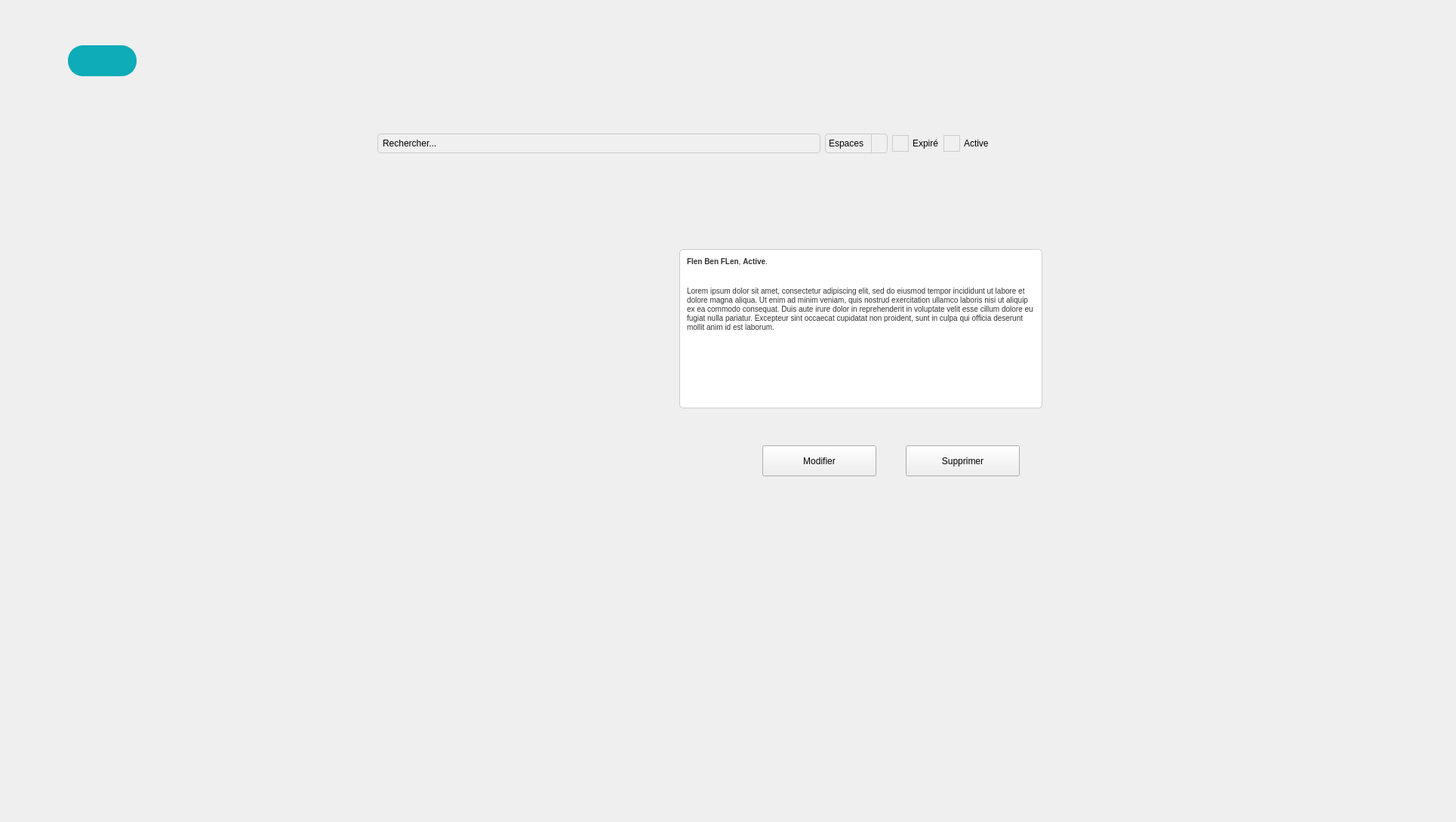
        <widget class="QWidget" name="Reservations">
         <attribute name="title">
          <string>Réservations</string>
         </attribute>
         <widget class="QLabel" name="afficherBackgroundImage">
          <property name="enabled">
           <bool>true</bool>
          </property>
          <property name="geometry">
           <rect>
            <x>0</x>
            <y>0</y>
            <width>1920</width>
            <height>1080</height>
           </rect>
          </property>
          <property name="text">
           <string/>
          </property>
          <property name="pixmap">
           <pixmap resource="res.qrc">:/img/back_empty.png</pixmap>
          </property>
          <property name="scaledContents">
           <bool>true</bool>
          </property>
         </widget>
         <widget class="QWidget" name="gridLayoutWidget_3">
          <property name="geometry">
           <rect>
            <x>500</x>
            <y>150</y>
            <width>811</width>
            <height>80</height>
           </rect>
          </property>
          <layout class="QGridLayout" name="Search">
           <item row="0" column="2">
            <widget class="QRadioButton" name="Expired">
             <property name="styleSheet">
              <string notr="true">/* RadioButton background */
QRadioButton {
    spacing: 5px; /* Change as needed */
}

/* RadioButton indicator */
QRadioButton::indicator {
    width: 20px; /* Change as needed */
    height: 20px; /* Change as needed */
}

/* RadioButton indicator when it is unchecked */
QRadioButton::indicator::unchecked {
    background-color: #f0f0f0; /* Change as needed */
    border: 1px solid #ccc; /* Change as needed */
    border-radius: 50%; /* Change as needed */
}

/* RadioButton indicator when it is checked */
QRadioButton::indicator::checked {
    background-color: #007bff; /* Change as needed */
    border: 1px solid #007bff; /* Change as needed */
    border-radius: 50%; /* Change as needed */
}

/* RadioButton text */
QRadioButton::indicator::unchecked, QRadioButton::indicator::checked {
    color: #000; /* Change as needed */
}

/* RadioButton when it is disabled */
QRadioButton:disabled {
    color: #999; /* Change as needed */
}
</string>
             </property>
             <property name="text">
              <string>Expiré</string>
             </property>
            </widget>
           </item>
           <item row="0" column="1">
            <widget class="QComboBox" name="SearchTypes">
             <property name="styleSheet">
              <string notr="true">/* ComboBox background */
QComboBox {
    background-color: #f0f0f0; /* Change as needed */
    border: 1px solid #ccc; /* Change as needed */
    border-radius: 4px; /* Change as needed */
    padding: 4px; /* Change as needed */
    min-width: 6em; /* Change as needed */
    selection-background-color: darkgray; /* Change as needed */
}

/* ComboBox dropdown arrow */
QComboBox::drop-down {
    subcontrol-origin: padding;
    subcontrol-position: right center;
    width: 20px; /* Change as needed */
    border-left-width: 1px; /* Change as needed */
    border-left-color: #ccc; /* Change as needed */
    border-left-style: solid; /* Change as needed */
    border-top-right-radius: 3px; /* Change as needed */
    border-bottom-right-radius: 3px; /* Change as needed */
}

/* ComboBox dropdown menu */
QComboBox::down-arrow {
    image: url(down_arrow.png); /* Change the image path */
}

/* ComboBox item */
QComboBox::item {
    padding: 4px; /* Change as needed */
}

/* ComboBox item hover effect */
QComboBox::item:hover {
    background-color: #e0e0e0; /* Change as needed */
}

/* ComboBox item selected */
QComboBox::item:selected {
    background-color: #007bff; /* Change as needed */
    color: #fff; /* Change as needed */
}

/* ComboBox popup */
QComboBox::popup {
    background-color: white; /* Change as needed */
    border: 1px solid #ccc; /* Change as needed */
    border-radius: 4px; /* Change as needed */
}

/* ComboBox scrollbar */
QComboBox QAbstractItemView {
    border: 1px solid #ccc; /* Change as needed */
    border-radius: 4px; /* Change as needed */
    background-color: #f0f0f0; /* Change as needed */
    selection-background-color: darkgray; /* Change as needed */
}
</string>
             </property>
             <item>
              <property name="text">
               <string>Espaces</string>
              </property>
             </item>
             <item>
              <property name="text">
               <string>Events</string>
              </property>
             </item>
             <item>
              <property name="text">
               <string>Matériels</string>
              </property>
             </item>
            </widget>
           </item>
           <item row="0" column="3">
            <widget class="QRadioButton" name="Active">
             <property name="styleSheet">
              <string notr="true">/* RadioButton background */
QRadioButton {
    spacing: 5px; /* Change as needed */
}

/* RadioButton indicator */
QRadioButton::indicator {
    width: 20px; /* Change as needed */
    height: 20px; /* Change as needed */
}

/* RadioButton indicator when it is unchecked */
QRadioButton::indicator::unchecked {
    background-color: #f0f0f0; /* Change as needed */
    border: 1px solid #ccc; /* Change as needed */
    border-radius: 50%; /* Change as needed */
}

/* RadioButton indicator when it is checked */
QRadioButton::indicator::checked {
    background-color: #007bff; /* Change as needed */
    border: 1px solid #007bff; /* Change as needed */
    border-radius: 50%; /* Change as needed */
}

/* RadioButton text */
QRadioButton::indicator::unchecked, QRadioButton::indicator::checked {
    color: #000; /* Change as needed */
}

/* RadioButton when it is disabled */
QRadioButton:disabled {
    color: #999; /* Change as needed */
}
</string>
             </property>
             <property name="text">
              <string>Active</string>
             </property>
            </widget>
           </item>
           <item row="0" column="0">
            <widget class="QLineEdit" name="SearchBox">
             <property name="styleSheet">
              <string notr="true">/* LineEdit background */
QLineEdit {
    background-color: #f0f0f0; /* Change as needed */
    border: 1px solid #ccc; /* Change as needed */
    border-radius: 4px; /* Change as needed */
    padding: 4px; /* Change as needed */
    min-width: 6em; /* Change as needed */
}

/* LineEdit when it is being hovered over */
QLineEdit:hover {
    border: 1px solid #007bff; /* Change as needed */
}

/* LineEdit when it is focused */
QLineEdit:focus {
    border: 1px solid #007bff; /* Change as needed */
}

/* LineEdit text selection */
QLineEdit:selected {
    background-color: #007bff; /* Change as needed */
    color: #fff; /* Change as needed */
}

/* LineEdit placeholder text */
QLineEdit::placeholder {
    color: #999; /* Change as needed */
}

/* LineEdit cursor */
QLineEdit::cursor {
    width: 1px; /* Change as needed */
    color: #000; /* Change as needed */
}

/* LineEdit disabled */
QLineEdit:disabled {
    background-color: #f0f0f0; /* Change as needed */
    color: #999; /* Change as needed */
}
</string>
             </property>
             <property name="text">
              <string>Rechercher...</string>
             </property>
            </widget>
           </item>
          </layout>
         </widget>
         <widget class="QLabel" name="reservationImage">
          <property name="geometry">
           <rect>
            <x>500</x>
            <y>330</y>
            <width>351</width>
            <height>211</height>
           </rect>
          </property>
          <property name="styleSheet">
           <string notr="true">/* QLabel background */
QLabel {
    background-color: transparent; /* Change as needed */
    border: none; /* Change as needed */
}

/* QLabel with image */
QLabel#imageLabel {
    border: 1px solid #ccc; /* Change as needed */
    border-radius: 4px; /* Change as needed */
    padding: 4px; /* Change as needed */
}

/* QLabel text */
QLabel#imageLabel::text {
    color: #000; /* Change as needed */
}

/* QLabel image */
QLabel#imageLabel::icon {
    /* Set the path to your image */
    image: url(image_path.png); /* Change the image path */
    width: 100px; /* Change as needed */
    height: 100px; /* Change as needed */
}
</string>
          </property>
          <property name="text">
           <string/>
          </property>
          <property name="pixmap">
           <pixmap resource="res.qrc">:/img/download.jpg</pixmap>
          </property>
          <property name="scaledContents">
           <bool>true</bool>
          </property>
         </widget>
         <widget class="QTextEdit" name="ReservationText">
          <property name="geometry">
           <rect>
            <x>900</x>
            <y>330</y>
            <width>481</width>
            <height>211</height>
           </rect>
          </property>
          <property name="styleSheet">
           <string notr="true">/* QTextEdit Stylesheet */

QTextEdit {
    font-family: Arial, sans-serif;
    font-size: 14px;
    color: #333333; /* Text color */
    background-color: #ffffff; /* Background color */
    border: 1px solid #cccccc; /* Border color */
    border-radius: 5px; /* Border radius */
    padding: 5px; /* Padding */
}

QTextEdit:hover {
    border-color: #aaaaaa; /* Border color on hover */
}

QTextEdit:focus {
    border-color: #007bff; /* Border color on focus */
}

QTextEdit::placeholder {
    color: #999999; /* Placeholder text color */
}

QTextEdit::selection {
    background-color: #007bff; /* Text selection background color */
    color: #ffffff; /* Text selection color */
}
</string>
          </property>
          <property name="html">
           <string>&lt;!DOCTYPE HTML PUBLIC &quot;-//W3C//DTD HTML 4.0//EN&quot; &quot;http://www.w3.org/TR/REC-html40/strict.dtd&quot;&gt;
&lt;html&gt;&lt;head&gt;&lt;meta name=&quot;qrichtext&quot; content=&quot;1&quot; /&gt;&lt;style type=&quot;text/css&quot;&gt;
p, li { white-space: pre-wrap; }
&lt;/style&gt;&lt;/head&gt;&lt;body style=&quot; font-family:'Arial','sans-serif'; font-size:14px; font-weight:400; font-style:normal;&quot;&gt;
&lt;p style=&quot; margin-top:0px; margin-bottom:0px; margin-left:0px; margin-right:0px; -qt-block-indent:0; text-indent:0px;&quot;&gt;&lt;span style=&quot; font-family:'MS Shell Dlg 2'; font-size:7.8pt; font-weight:600;&quot;&gt;Flen Ben FLen&lt;/span&gt;&lt;span style=&quot; font-family:'MS Shell Dlg 2'; font-size:7.8pt;&quot;&gt;, &lt;/span&gt;&lt;span style=&quot; font-family:'MS Shell Dlg 2'; font-size:7.8pt; font-weight:600;&quot;&gt;Active&lt;/span&gt;&lt;span style=&quot; font-family:'MS Shell Dlg 2'; font-size:7.8pt;&quot;&gt;.&lt;/span&gt;&lt;/p&gt;
&lt;p style=&quot;-qt-paragraph-type:empty; margin-top:0px; margin-bottom:0px; margin-left:0px; margin-right:0px; -qt-block-indent:0; text-indent:0px; font-family:'MS Shell Dlg 2'; font-size:7.8pt;&quot;&gt;&lt;br /&gt;&lt;/p&gt;
&lt;p style=&quot;-qt-paragraph-type:empty; margin-top:0px; margin-bottom:0px; margin-left:0px; margin-right:0px; -qt-block-indent:0; text-indent:0px; font-family:'MS Shell Dlg 2'; font-size:7.8pt;&quot;&gt;&lt;br /&gt;&lt;/p&gt;
&lt;p style=&quot; margin-top:0px; margin-bottom:0px; margin-left:0px; margin-right:0px; -qt-block-indent:0; text-indent:0px;&quot;&gt;&lt;span style=&quot; font-family:'MS Shell Dlg 2'; font-size:7.8pt;&quot;&gt;Lorem ipsum dolor sit amet, consectetur adipiscing elit, sed do eiusmod tempor incididunt ut labore et dolore magna aliqua. Ut enim ad minim veniam, quis nostrud exercitation ullamco laboris nisi ut aliquip ex ea commodo consequat. Duis aute irure dolor in reprehenderit in voluptate velit esse cillum dolore eu fugiat nulla pariatur. Excepteur sint occaecat cupidatat non proident, sunt in culpa qui officia deserunt mollit anim id est laborum.&lt;/span&gt;&lt;/p&gt;&lt;/body&gt;&lt;/html&gt;</string>
          </property>
         </widget>
         <widget class="QPushButton" name="editButton">
          <property name="geometry">
           <rect>
            <x>1010</x>
            <y>590</y>
            <width>151</width>
            <height>41</height>
           </rect>
          </property>
          <property name="tabletTracking">
           <bool>false</bool>
          </property>
          <property name="styleSheet">
           <string notr="true">&lt;?xml version=&quot;1.0&quot; encoding=&quot;UTF-8&quot;?&gt;
&lt;ui version=&quot;4.0&quot;&gt;
 &lt;widget name=&quot;__qt_fake_top_level&quot;&gt;
  &lt;widget class=&quot;QPushButton&quot; name=&quot;anullerButton&quot;&gt;
   &lt;property name=&quot;geometry&quot;&gt;
    &lt;rect&gt;
     &lt;x&gt;940&lt;/x&gt;
     &lt;y&gt;760&lt;/y&gt;
     &lt;width&gt;120&lt;/width&gt;
     &lt;height&gt;40&lt;/height&gt;
    &lt;/rect&gt;
   &lt;/property&gt;
   &lt;property name=&quot;styleSheet&quot;&gt;
    &lt;string notr=&quot;true&quot;&gt;QPushButton {
border: 1px solid rgb(37,39,48);
border-radius: 20px;
padding-left:20px;
padding-right:20px;
}
QPushButton:hover{
	border: 2px solid rgb(0, 0, 0)
}
QPushButton:focus{
	border: 2px solid rgb(154, 208, 236)
}&lt;/string&gt;
   &lt;/property&gt;
   &lt;property name=&quot;text&quot;&gt;
    &lt;string&gt;Annuler&lt;/string&gt;
   &lt;/property&gt;
   &lt;property name=&quot;icon&quot;&gt;
    &lt;iconset&gt;
     &lt;normaloff&gt;C:/Users/LENOVO-2K23/Downloads/testt (1)/testt/python étudiants/redmark.png&lt;/normaloff&gt;C:/Users/LENOVO-2K23/Downloads/testt (1)/testt/python étudiants/redmark.png&lt;/iconset&gt;
   &lt;/property&gt;
  &lt;/widget&gt;
 &lt;/widget&gt;
 &lt;resources/&gt;
&lt;/ui&gt;
</string>
          </property>
          <property name="text">
           <string>Modifier</string>
          </property>
          <property name="autoExclusive">
           <bool>false</bool>
          </property>
          <property name="autoDefault">
           <bool>false</bool>
          </property>
         </widget>
         <widget class="QPushButton" name="DeleteButton">
          <property name="geometry">
           <rect>
            <x>1200</x>
            <y>590</y>
            <width>151</width>
            <height>41</height>
           </rect>
          </property>
          <property name="styleSheet">
           <string notr="true">&lt;?xml version=&quot;1.0&quot; encoding=&quot;UTF-8&quot;?&gt;
&lt;ui version=&quot;4.0&quot;&gt;
 &lt;widget name=&quot;__qt_fake_top_level&quot;&gt;
  &lt;widget class=&quot;QPushButton&quot; name=&quot;anullerButton&quot;&gt;
   &lt;property name=&quot;geometry&quot;&gt;
    &lt;rect&gt;
     &lt;x&gt;940&lt;/x&gt;
     &lt;y&gt;760&lt;/y&gt;
     &lt;width&gt;120&lt;/width&gt;
     &lt;height&gt;40&lt;/height&gt;
    &lt;/rect&gt;
   &lt;/property&gt;
   &lt;property name=&quot;styleSheet&quot;&gt;
    &lt;string notr=&quot;true&quot;&gt;QPushButton {
border: 1px solid rgb(37,39,48);
border-radius: 20px;
padding-left:20px;
padding-right:20px;
}
QPushButton:hover{
	border: 2px solid rgb(0, 0, 0)
}
QPushButton:focus{
	border: 2px solid rgb(154, 208, 236)
}&lt;/string&gt;
   &lt;/property&gt;
   &lt;property name=&quot;text&quot;&gt;
    &lt;string&gt;Annuler&lt;/string&gt;
   &lt;/property&gt;
   &lt;property name=&quot;icon&quot;&gt;
    &lt;iconset&gt;
     &lt;normaloff&gt;C:/Users/LENOVO-2K23/Downloads/testt (1)/testt/python étudiants/redmark.png&lt;/normaloff&gt;C:/Users/LENOVO-2K23/Downloads/testt (1)/testt/python étudiants/redmark.png&lt;/iconset&gt;
   &lt;/property&gt;
  &lt;/widget&gt;
 &lt;/widget&gt;
 &lt;resources/&gt;
&lt;/ui&gt;
</string>
          </property>
          <property name="text">
           <string>Supprimer</string>
          </property>
         </widget>
         <widget class="QPushButton" name="afficherReturnButton">
          <property name="geometry">
           <rect>
            <x>90</x>
            <y>60</y>
            <width>91</width>
            <height>41</height>
           </rect>
          </property>
          <property name="styleSheet">
           <string notr="true">/* Styles généraux du bouton */
QPushButton {
    background-color: #0EABB8; /* Bleu clair pour représenter l'eau */
    border: 2px solid #0EABB8; /* Bordure bleue */
    color: #ffffff; /* Texte blanc */
    padding: 15px 25px; /* Espacement intérieur */
    font-size: 18px; /* Taille de la police */
    font-weight: bold; /* Police en gras */
    border-radius: 20px; /* Bordure arrondie */
    outline: none; /* Supprime la bordure de focus */
    position: relative; /* Position relative pour les pseudo-éléments */
    overflow: hidden; /* Cache le contenu débordant */
    transition: background-color 0.3s, color 0.3s; /* Transition des couleurs */
}

/* Style au survol du bouton */
QPushButton:hover {
    background-color: #03a9fc; /* Fond devient blanc */
    color: #0EABB8; /* Texte devient bleu clair */
}

/* Style au clic du bouton */
QPushButton:pressed {
    background-color: #1e4c6f; /* Bleu foncé lors du clic */
    color: #f8f8f8; /* Texte blanc lors du clic */
}

/* Animation pour le pseudo-élément :after */
QPushButton::after {
    content: ''; /* Contenu vide */
    position: absolute; /* Position absolue */
    width: 100%; /* Largeur à 100% */
    height: 100%; /* Hauteur à 100% */
    background-color: rgba(255, 255, 255, 0.3); /* Fond semi-transparent */
    top: 50%; /* Positionnement au centre vertical */
    left: 50%; /* Positionnement au centre horizontal */
    border-radius: 50%; /* Bordure arrondie */
    transform: translate(-50%, -50%) scale(0); /* Réduit l'échelle à 0 */
    transition: transform 0.5s ease; /* Transition de l'échelle */
}

/* Animation au survol du bouton */
QPushButton:hover::after {
    transform: translate(-50%, -50%) scale(2); /* Augmente l'échelle à 2 */
}</string>
          </property>
          <property name="text">
           <string/>
          </property>
          <property name="icon">
           <iconset resource="res.qrc">
            <normaloff>:/img/return.png</normaloff>:/img/return.png</iconset>
          </property>
          <property name="iconSize">
           <size>
            <width>35</width>
            <height>35</height>
           </size>
          </property>
          <property name="shortcut">
           <string>Backspace</string>
          </property>
         </widget>
        </widget>
